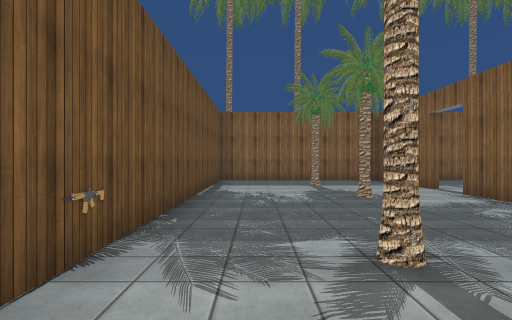
[1] (above)

14 first-person views from a walk through a Unity game level. The camera is 1.4 m above the floor, looks level and sees 75° across. The floor is counted in squares, 1.95 m on a side. Each view is taken from the middle of a square. On the plan, view 1 faces up. The plan holds only what a view shows up to about 11 squares ahead; the rest is blank. The place goes on beyond the plan. The player is left out. Some surface patterns are stand-ins.

[2]
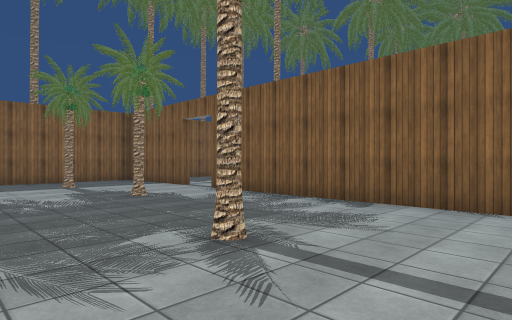

[3]
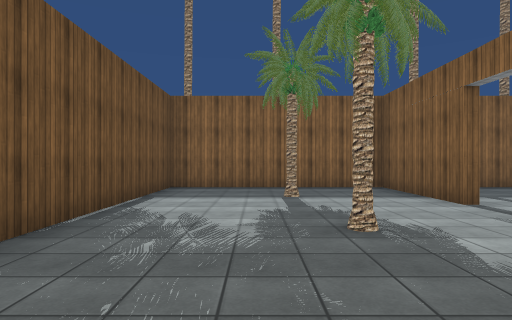

[4]
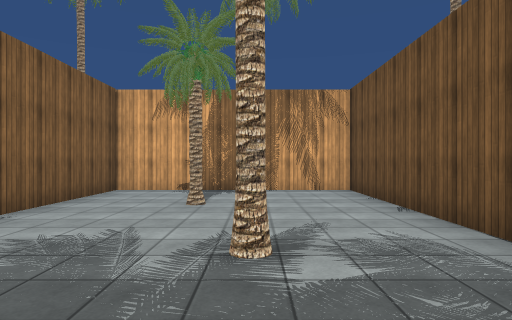

[5]
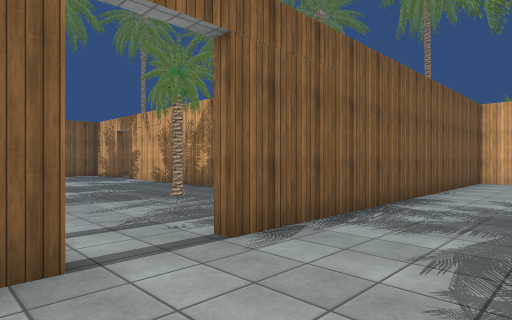

[6]
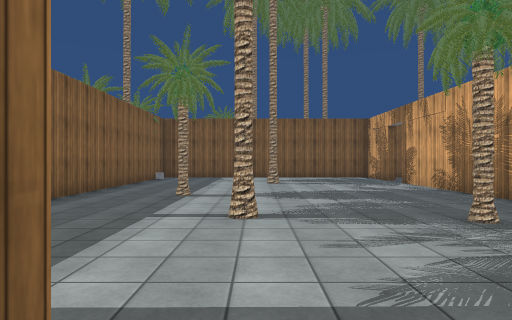

[7]
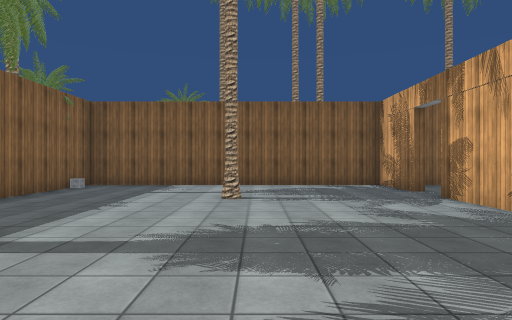

[8]
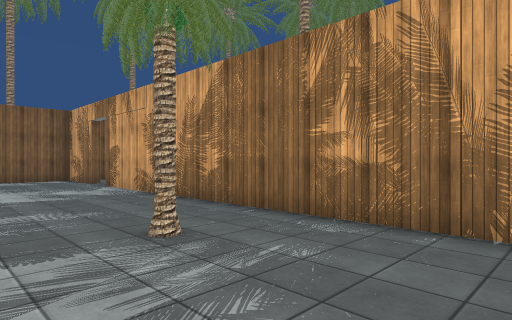

[9]
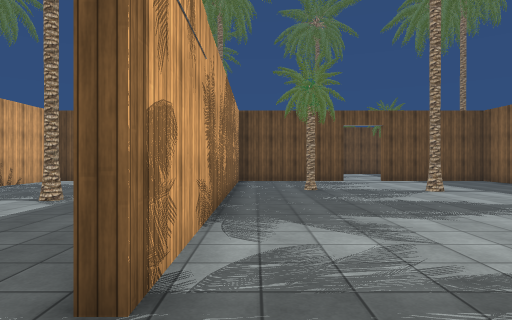

[10]
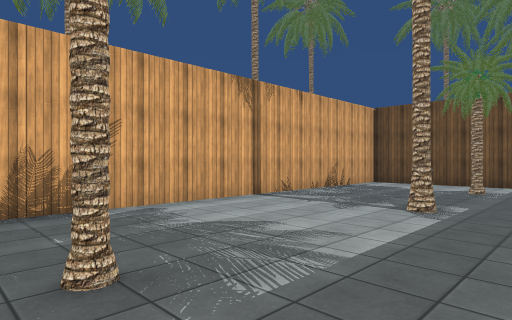

[11]
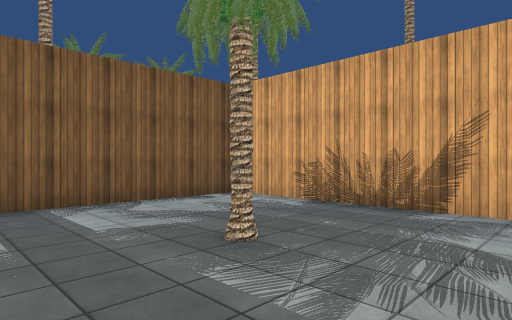

[12]
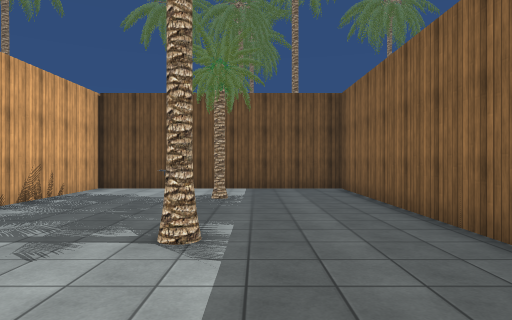

[13]
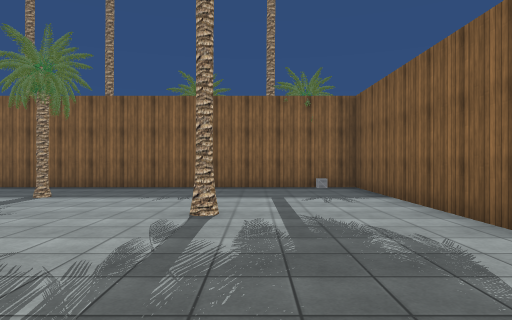

[14]
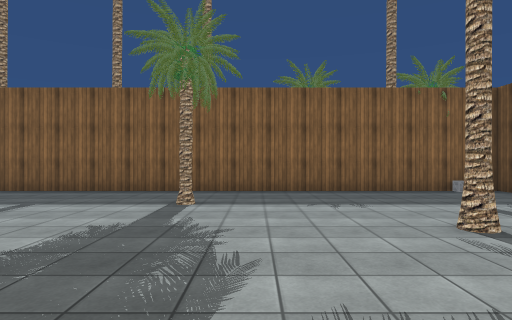

### Floor plan
Points are (right, up) in squares from view 1. A wall is a line through its corners. A room is listed if a view was taken in it or the views show most of it. See-through windows are left out.
Room 1 (views 1, 2, 3, 4, 5, 6, 8)
walls: (4.3, 8.2) (4.3, 11.8) (-1.2, 11.8) (-1.2, -3) (5, -3); (4.3, -3) (4.3, 7)
ways out: opening at (5, 7.5) to room 2
objects: other object (-1, 3); palm tree (1, 2); palm tree (2, 0); palm tree (2, 6) to (2, 7); palm tree (2, 10)
Room 2 (views 7, 9, 14)
walls: (14.5, 11.8) (5, 11.8); (15.5, 3.4) (17.6, 3.4) (17.6, 11.9); (5, 3.4) (14.5, 3.4)
ways out: opening at (5, 7.5) to room 1; opening at (15, 3) to room 3
objects: palm tree (8, 5); palm tree (8, 8); palm tree (11, 10); palm tree (14, 7); palm tree (15, 12); palm tree (16, 12); crate (17, 12)
Room 3 (views 10, 11, 12, 13)
walls: (10.2, 3.2) (4.6, 3.2) (4.6, -3); (5, -3) (17.1, -3); (17.6, -2.9) (17.6, 2.1)
ways out: opening at (15, 3) to room 2
objects: palm tree (7, 0); palm tree (10, 0); palm tree (14, 0)

Where each view was taken, in squares from view 1:
view 1: 0 up, 0 right, facing up
view 2: 0 up, 1 left, facing up-right
view 3: 3 up, 1 right, facing up
view 4: 5 up, 1 right, facing down
view 5: 9 up, 2 right, facing down-right
view 6: 8 up, 4 right, facing right
view 7: 7 up, 8 right, facing right
view 8: 7 up, 5 right, facing down-right
view 9: 4 up, 16 right, facing left
view 10: 2 up, 15 right, facing down-left
view 11: 2 up, 12 right, facing down-right
view 12: 1 up, 13 right, facing left
view 13: 3 up, 15 right, facing up
view 14: 4 up, 12 right, facing up
